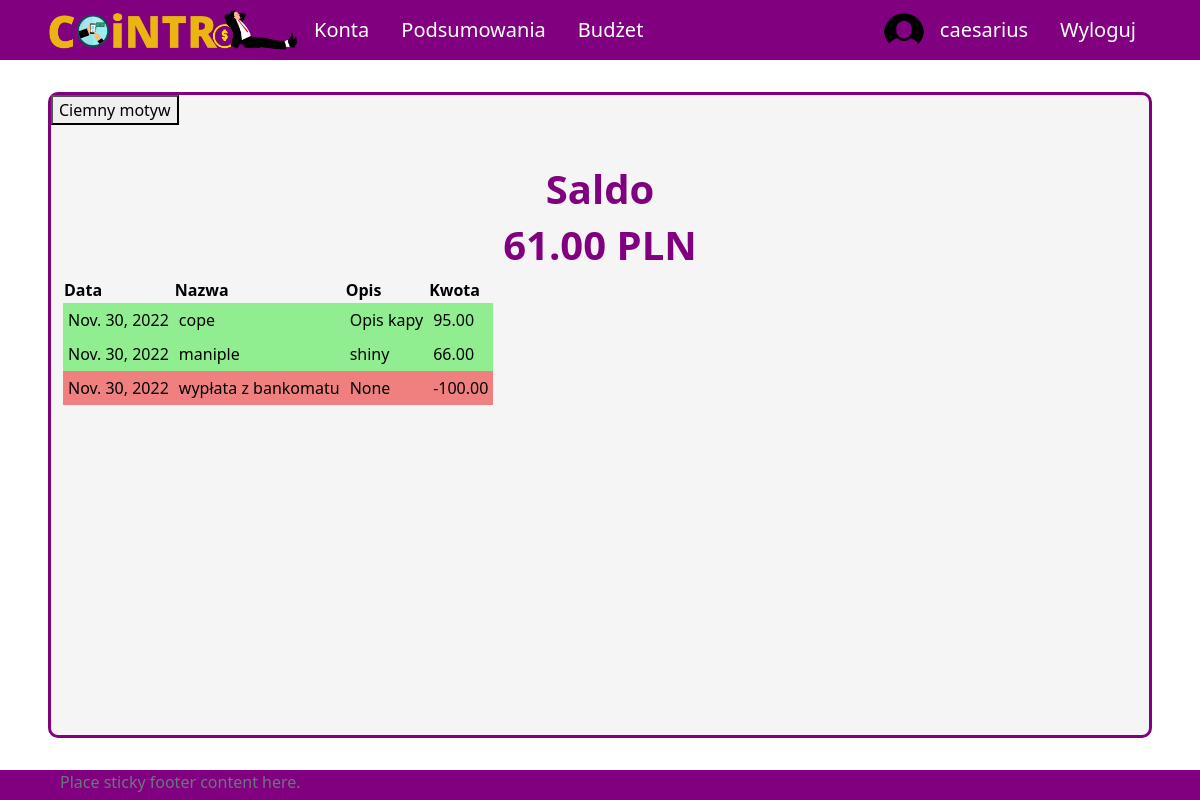
Page / (signed in) on the committed database.
### aplication/models.py (models this page shows, shortened)
class Transaction(models.Model):
    id_account = models.ForeignKey(Account, on_delete=models.CASCADE)
    id_user = models.ForeignKey(Profile, on_delete=models.SET_NULL, null=True) #konto z którego dokonano transakcji zostało usunięte ale transakcja ma pozostać
    id_subcategory = models.ForeignKey(Subcategory, on_delete=models.SET_NULL, null=True) #umozliwienie usuniecia kategorii i podkategorii bez usuniecia transakcji
    name = models.CharField(max_length=50)
    is_periodic = models.BooleanField(default=False)
    amount = models.DecimalField(max_digits=10, decimal_places=2)
    converted_amount = models.DecimalField(max_digits=10, decimal_places=2)
    transaction_date = models.DateField()
    description = models.CharField(max_length=255, blank=True, null=True)
    id = models.UUIDField(default=uuid.uuid4, unique=True,
                            primary_key=True, editable=False)

### aplication/views.py (the view)
# urls.py: 2. Add a URL to urlpatterns:  path('', views.home, name='home')
def home(request):
    if request.user.is_authenticated:
        balance = 0
        acc = Account.objects.filter(owner=request.user.profile)
        transactions = Transaction.objects.filter(id_user=request.user.profile).order_by('-transaction_date')
        for a in acc:
            balance += a.calculate_balance()
        context = {
            "transactions": transactions,
            'profile_balance': balance
        }
        return render(request, 'application/home-login.html', context)
    else:
        return render(request, 'application/home-logout.html')

### aplication/models.py (called while the page is built)
    def calculate_balance(self):
        balance = 0
        transactions = Transaction.objects.filter(id_account=self)
        for transaction in transactions:
            balance += transaction.converted_amount
        return balance

### templates/application/home-login.html (shortened to what this page needs)
{% extends 'application/base.html' %}
{% block content %}
    <div class="title">
        <h1>Saldo</h1>
        <h1>{{ profile_balance }} PLN</h1>
    </div>
    <div class="content">
        <table>
            <tr>
                <th>Data</th>
                <th>Nazwa</th>
                <th>Opis</th>
                <th>Kwota</th>
            </tr>
            {% for tr in transactions %}
            {% if tr.converted_amount > 0 %}
            <tr class="transaction income">
            {% else %}
            <tr class="transaction expense">
            {% endif %}
                <td>{{ tr.transaction_date }}</td>
                <td>{{ tr.name }}</td>
                <td>{{ tr.description }}</td>
                <td>{{ tr.converted_amount }}</td>
            </tr>
            {% endfor %}
        </table>
    </div>
{% endblock  %}

### templates/application/base.html (shortened to what this page needs)
{%load static%}
<!DOCTYPE html>
<html lang="pl">
<head>
    <link href="https://cdn.jsdelivr.net/npm/bootstrap@5.2.2/dist/css/bootstrap.min.css" rel="stylesheet">
    <link rel="stylesheet" type="text/css" href="{% static 'css/style.css' %}">
</head>
<body onload="checkColorMode()">
    <nav class="nav">
        {% if user.is_authenticated %}
        <ul class="nav justify-content-start">
            <li class="nav-item"><a id="logo-link" class="nav-link" href="{% url 'home' %}">
                <img onmouseover="logoHover()" onmouseout="logoOut()" id="app-logo" src="{% static 'images/logo.png' %}">
            </a>
            <li class="nav-item"><a class="nav-link" href="{% url 'all-accounts' %}">Konta</a></li>
            <li class="nav-item"><a class="nav-link" href="#">Podsumowania</a></li>
            <li class="nav-item"><a class="nav-link" href="#">Budżet</a></li>
        </ul>
        <ul class="nav justify-content-end">
            <img src="{% static 'images/circle_user_image.png' %}", style="border-radius: 50%; width: 40px;">
            <li class="nav-item"><a class="nav-link" href="{% url 'profile' %}">{{ user.username }}</a></li>
            <li class="nav-item"><a class="nav-link" href="{% url 'logout' %}">Wyloguj</a></li>
        </ul>
        {% endif %}
    </nav>
    <div id = "site-content">
        <button onclick="darkMode()" id="dark-mode-button">Ciemny motyw</button>
        {% block content %}
        {% endblock %}
    </div>
    <footer class="footer">
        <div class="container">
            <span class="text-muted">Place sticky footer content here.</span>
        </div>
    </footer>
</body>
</html>

### aplication/static/css/style.css (style rules this page uses)
body { background-color: white; color: black; }
a.nav-link { color: white; font-size: 20px; }
ul.nav { align-items: center; }
nav.nav { height: 60px; background-color: purple; justify-content: space-between; padding-left: 4vw; padding-right: 4vw; }
#logo-link { padding: 0; }
#app-logo { width: 250px; }
#site-content { min-height: calc(100vh - 60px - 8vh - 30px); margin-top: 4vh; margin-bottom: 4vh; margin-left: 4vw; margin-right: 4vw; border: 3px solid purple; border-radius: 10px; background-color: whitesmoke; }
div.title { padding-top: 5vh; display: flex; align-items: center; flex-direction: column; }
div.title h1 { color: purple; font-size: 40px; font-weight: bold; }
div.content { padding-left: 1vw; padding-right: 1vw; }
tr.transaction > td { padding: 5px; }
tr.income { background-color: lightgreen; }
tr.expense { background-color: lightcoral; }
footer { height: 30px; background-color: purple; justify-content: space-between; padding-left: 4vw; padding-right: 4vw; }

### rows in the picture
Transaction: transaction_date "Nov. 30, 2022", name "cope", description "Opis kapy", converted_amount "95.00"
Transaction: transaction_date "Nov. 30, 2022", name "maniple", description "shiny", converted_amount "66.00"
Transaction: transaction_date "Nov. 30, 2022", name "wypłata z bankomatu", description "None", converted_amount "-100.00"

### other values in the picture
{{ user.username }} "caesarius"
{{ profile_balance }} "61.00"
